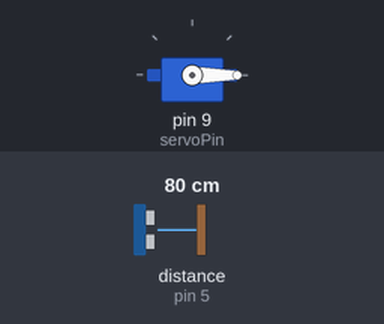
The sketch below on a simulated Arduino Uno, built with avr-gcc and run on an emulated ATmega328P. Shown: servo. Wiring (inferred from the names in the program): ultrasonic range finder: trigger pin 3; echo pin 5. The test bench sets the inputs (shaded band); at power-on: distance to the obstacle (sensor on pin 5) 80 cm. The echo pulse lasts 58.3 µs per cm; what the sketch prints to the serial monitor is not drawn.

Above: at 1.8 s.
1.9 s: distance to the obstacle (sensor on pin 5) set to 2 cm
6.0 s: distance to the obstacle (sensor on pin 5) set to 18 cm
9.5 s: distance to the obstacle (sensor on pin 5) set to 4 cm
Timing chart, 0 to 19.5 s (numbered marks = the images above; inputs shaded):
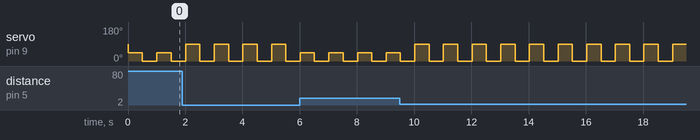

The sketch:

sieuam.ino
```cpp
#include <Servo.h>

// Khai báo chân kết nối
const int trigPin = 3;
const int echoPin = 5;
const int servoPin = 9;

// Khai báo biến
Servo myServo;
long duration;
int distance;

void setup() {
  pinMode(trigPin, OUTPUT); // Chân trigPin là OUTPUT
  pinMode(echoPin, INPUT); // Chân echoPin là INPUT
  myServo.attach(servoPin); // Gắn servo với chân servoPin
  Serial.begin(9600); // Khởi tạo Serial Monitor
}

void loop() {
  // Đo khoảng cách
  distance = calculateDistance();

  // In khoảng cách ra Serial Monitor
  Serial.print("Khoảng cách: ");
  Serial.print(distance);
  Serial.println(" cm");

  // Điều khiển servo dựa trên khoảng cách
  if (distance < 10) {
    myServo.write(90); // Quay 90 độ nếu khoảng cách nhỏ hơn 7cm
    delay(500);
    myServo.write(0);
    delay(500);
  } else {
    myServo.write(45); // Quay 45 độ nếu khoảng cách lớn hơn hoặc bằng 7cm
    delay(500);
    myServo.write(0);
    delay(500);
  }


}

// Hàm tính khoảng cách
int calculateDistance(){
  // Phát xung siêu âm
  digitalWrite(trigPin, LOW);
  delayMicroseconds(2);
  digitalWrite(trigPin, HIGH);
  delayMicroseconds(10);
  digitalWrite(trigPin, LOW);

  // Tính toán khoảng cách dựa trên thời gian phản hồi
  duration = pulseIn(echoPin, HIGH);
  distance = duration * 0.034 / 2;

  return distance;
}
```

Measured:
- by itself, servo on pin 9 (servoPin): alternates 90° for 0.50 s and 0° for 0.50 s
